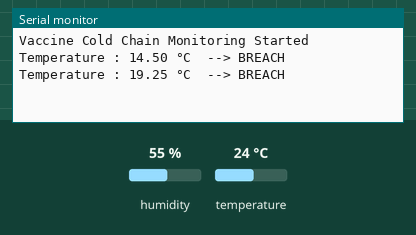
This sketch was run on a simulated Arduino Uno, built with avr-gcc and run on an emulated ATmega328P. On the bench: the last lines printed to the serial monitor. Inputs (shaded band) come from the test bench; at power-on: temperature 24 °C, humidity 55 %.

Above: at 10.8 s.
10.9 s: temperature set to 1 °C
At 20.3 s:
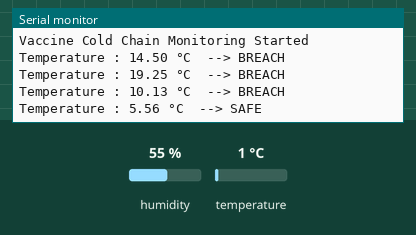
21.5 s: temperature set to 12 °C
At 25.4 s:
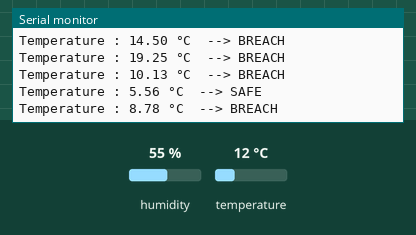
Timing chart, 0 to 26.9 s (numbered marks = the images above; inputs shaded):
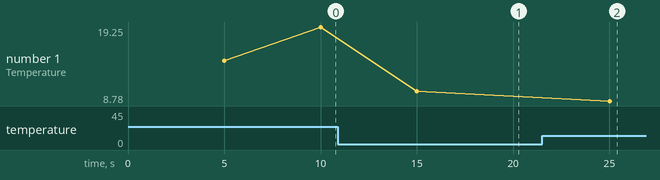

The sketch:

wokwi.ino
```cpp
#include <DHT.h>

#define DHTPIN 15
#define DHTTYPE DHT22

DHT dht(DHTPIN, DHTTYPE);

unsigned long previousMillis = 0;
const long interval = 5000;

float lastTemp = 5.0;

void setup()
{
Serial.begin(115200);

dht.begin();

Serial.println("Vaccine Cold Chain Monitoring Started");
}

void loop()
{

unsigned long currentMillis = millis();

if(currentMillis - previousMillis >= interval)
{

previousMillis = currentMillis;

float temp = dht.readTemperature();

if(isnan(temp))
{

Serial.println("Sensor Error");

return;

}

// Plausibility Check

if(temp < -20 || temp > 50)
{

Serial.println("Invalid Reading");

return;

}

// Smoothing

temp = (temp + lastTemp)/2;

lastTemp=temp;

// Breach Detection

bool breach=false;

if(temp<2 || temp>8)
{

breach=true;

}

Serial.print("Temperature : ");

Serial.print(temp);

Serial.print(" °C ");

if(breach)
Serial.println(" --> BREACH");

else
Serial.println(" --> SAFE");

}

}
```

Measured:
- after the input at 10.9 s, the serial monitor: prints a new line after 4.1 s (image 1)
- after the input at 21.5 s, the serial monitor: prints a new line after 3.5 s (image 2)
- plotted number 1: 19.25 → 10.13 after the input at 10.9 s, 10.13 → 10.39 after the input at 21.5 s
